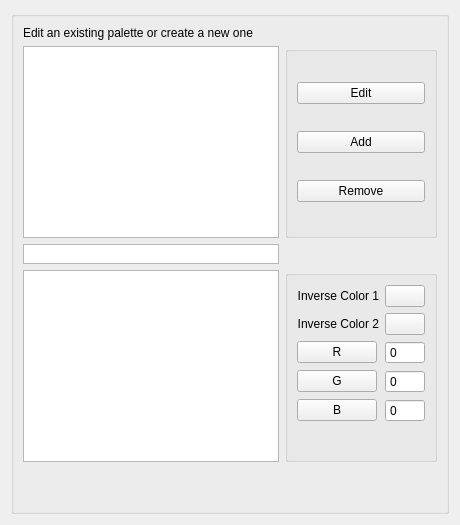
<?xml version="1.0" encoding="UTF-8"?>
<ui version="4.0">
 <class>WidgetPropGeneralPlotSettings</class>
 <widget class="QWidget" name="WidgetPropGeneralPlotSettings">
  <property name="windowTitle">
   <string>Form</string>
  </property>
  <layout class="QGridLayout" name="gridLayout">
   <item row="2" column="0">
    <widget class="QGroupBox" name="groupBox">
     <property name="title">
      <string/>
     </property>
     <layout class="QVBoxLayout" name="verticalLayout">
      <item>
       <widget class="QLabel" name="label_12">
        <property name="sizePolicy">
         <sizepolicy hsizetype="Preferred" vsizetype="Preferred">
          <horstretch>0</horstretch>
          <verstretch>0</verstretch>
         </sizepolicy>
        </property>
        <property name="minimumSize">
         <size>
          <width>0</width>
          <height>0</height>
         </size>
        </property>
        <property name="text">
         <string>Edit an existing palette or create a new one</string>
        </property>
        <property name="wordWrap">
         <bool>true</bool>
        </property>
       </widget>
      </item>
      <item>
       <layout class="QGridLayout" name="gridLayout_2">
        <item row="5" column="1">
         <widget class="QGroupBox" name="groupBox_4">
          <property name="title">
           <string/>
          </property>
          <layout class="QFormLayout" name="formLayout">
           <item row="0" column="0">
            <widget class="QLabel" name="label_8">
             <property name="text">
              <string>Inverse Color 1</string>
             </property>
             <property name="alignment">
              <set>Qt::AlignRight|Qt::AlignTrailing|Qt::AlignVCenter</set>
             </property>
            </widget>
           </item>
           <item row="1" column="0">
            <widget class="QLabel" name="label_17">
             <property name="text">
              <string>Inverse Color 2</string>
             </property>
             <property name="alignment">
              <set>Qt::AlignRight|Qt::AlignTrailing|Qt::AlignVCenter</set>
             </property>
            </widget>
           </item>
           <item row="0" column="1">
            <widget class="ColorPickerButton" name="btnInvColor1"/>
           </item>
           <item row="1" column="1">
            <widget class="ColorPickerButton" name="btnInvColor2"/>
           </item>
           <item row="2" column="0">
            <widget class="QPushButton" name="pbR">
             <property name="text">
              <string>R</string>
             </property>
             <property name="checkable">
              <bool>true</bool>
             </property>
            </widget>
           </item>
           <item row="3" column="0">
            <widget class="QPushButton" name="pbG">
             <property name="text">
              <string>G</string>
             </property>
             <property name="checkable">
              <bool>true</bool>
             </property>
            </widget>
           </item>
           <item row="4" column="0">
            <widget class="QPushButton" name="pbB">
             <property name="text">
              <string>B</string>
             </property>
             <property name="checkable">
              <bool>true</bool>
             </property>
            </widget>
           </item>
           <item row="2" column="1">
            <widget class="QSpinBox" name="sbR">
             <property name="buttonSymbols">
              <enum>QAbstractSpinBox::NoButtons</enum>
             </property>
             <property name="maximum">
              <number>255</number>
             </property>
            </widget>
           </item>
           <item row="3" column="1">
            <widget class="QSpinBox" name="sbG">
             <property name="buttonSymbols">
              <enum>QAbstractSpinBox::NoButtons</enum>
             </property>
             <property name="maximum">
              <number>255</number>
             </property>
            </widget>
           </item>
           <item row="4" column="1">
            <widget class="QSpinBox" name="sbB">
             <property name="buttonSymbols">
              <enum>QAbstractSpinBox::NoButtons</enum>
             </property>
             <property name="maximum">
              <number>255</number>
             </property>
            </widget>
           </item>
          </layout>
         </widget>
        </item>
        <item row="5" column="0">
         <widget class="QGraphicsView" name="gvPalCurves"/>
        </item>
        <item row="0" column="0">
         <widget class="QListView" name="LVPalettes"/>
        </item>
        <item row="0" column="1">
         <widget class="QGroupBox" name="groupBox_2">
          <property name="title">
           <string/>
          </property>
          <layout class="QVBoxLayout" name="verticalLayout_2">
           <item>
            <widget class="QPushButton" name="pbEdit">
             <property name="text">
              <string>Edit</string>
             </property>
            </widget>
           </item>
           <item>
            <widget class="QPushButton" name="pbAdd">
             <property name="text">
              <string>Add</string>
             </property>
            </widget>
           </item>
           <item>
            <widget class="QPushButton" name="pbRemove">
             <property name="text">
              <string>Remove</string>
             </property>
            </widget>
           </item>
          </layout>
         </widget>
        </item>
        <item row="4" column="0">
         <widget class="QGraphicsView" name="gvCurPalette">
          <property name="maximumSize">
           <size>
            <width>16777215</width>
            <height>20</height>
           </size>
          </property>
         </widget>
        </item>
       </layout>
      </item>
      <item>
       <spacer name="verticalSpacer">
        <property name="orientation">
         <enum>Qt::Vertical</enum>
        </property>
        <property name="sizeHint" stdset="0">
         <size>
          <width>20</width>
          <height>40</height>
         </size>
        </property>
       </spacer>
      </item>
     </layout>
    </widget>
   </item>
  </layout>
 </widget>
 <customwidgets>
  <customwidget>
   <class>ColorPickerButton</class>
   <extends>QPushButton</extends>
   <header>colorPickerButton.h</header>
  </customwidget>
 </customwidgets>
 <resources/>
 <connections/>
</ui>
